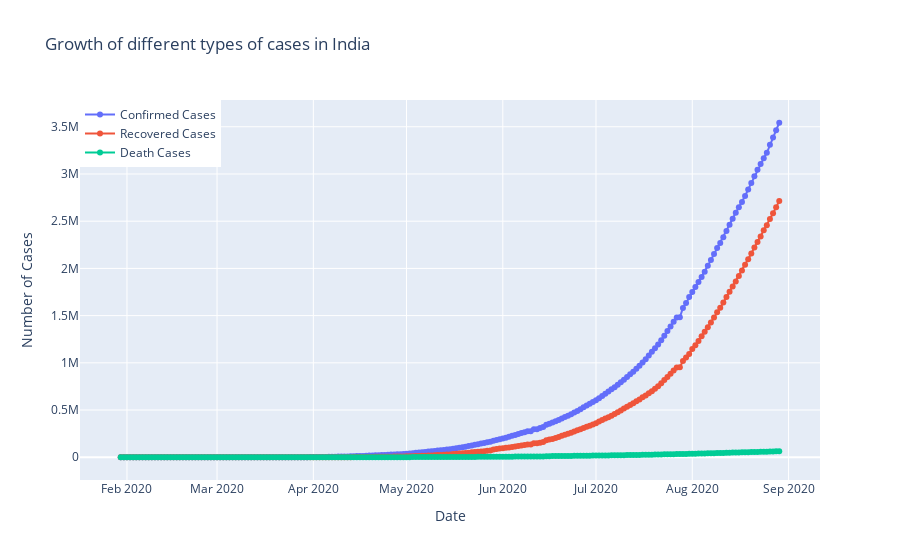

Source (notebook cell):
### Code cell
fig=go.Figure()
fig.add_trace(go.Scatter(x=datewise_india.index, y=datewise_india["Confirmed"],
                    mode='lines+markers',
                    name='Confirmed Cases'))
fig.add_trace(go.Scatter(x=datewise_india.index, y=datewise_india["Recovered"],
                    mode='lines+markers',
                    name='Recovered Cases'))
fig.add_trace(go.Scatter(x=datewise_india.index, y=datewise_india["Deaths"],
                    mode='lines+markers',
                    name='Death Cases'))
fig.update_layout(title="Growth of different types of cases in India",
                 xaxis_title="Date",yaxis_title="Number of Cases",legend=dict(x=0,y=1,traceorder="normal"))
fig.show()

### Figure 1 — Plotly figure (JSON) as saved in the notebook; plotly's stock layout.template omitted (floating-point values rounded to 4 significant figures; data arrays with more than 128 entries replaced by an {"elided": "..."} marker saying what was removed)
{"data": [{"mode": "lines+markers", "name": "Confirmed Cases", "type": "scatter", "x": {"elided": "213 str values"}, "y": {"elided": "213 int values"}}, {"mode": "lines+markers", "name": "Recovered Cases", "type": "scatter", "x": {"elided": "213 str values"}, "y": {"elided": "213 int values"}}, {"mode": "lines+markers", "name": "Death Cases", "type": "scatter", "x": {"elided": "213 str values"}, "y": {"elided": "213 int values"}}], "layout": {"autosize": true, "legend": {"traceorder": "normal", "x": 0, "y": 1}, "title": {"text": "Growth of different types of cases in India"}, "xaxis": {"autorange": true, "range": ["2020-01-16 17:50:25.0126", "2020-09-11 06:09:34.9874"], "title": {"text": "Date"}, "type": "date"}, "yaxis": {"autorange": true, "range": [-292400.0, 3835000.0], "title": {"text": "Number of Cases"}, "type": "linear"}}}
